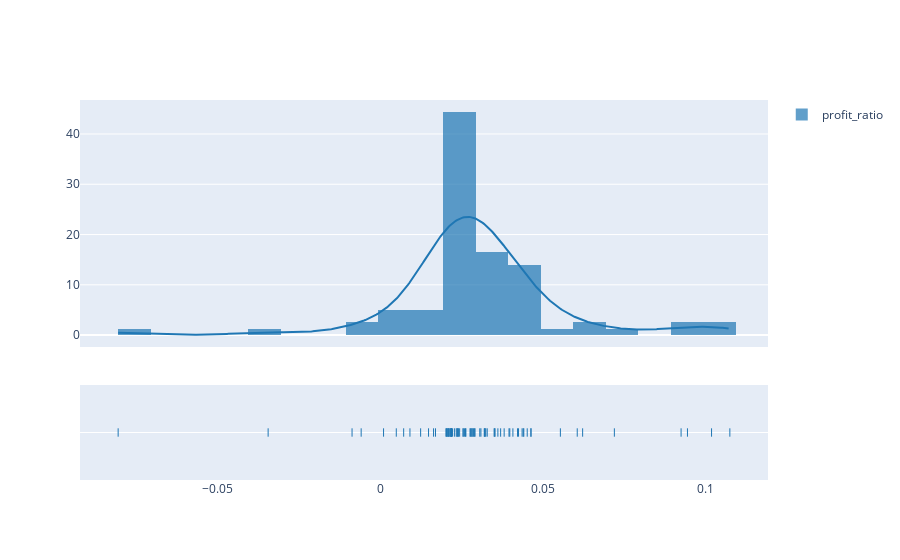

Notebook code cell kept with this figure:
### Markdown cell above
## Plot average profit per trade as distribution graph

### Code cell
import plotly.figure_factory as ff

hist_data = [trades.profit_ratio]
group_labels = ['profit_ratio']  # name of the dataset

fig = ff.create_distplot(hist_data, group_labels,bin_size=0.01)
fig.show()

### Figure 1 — Plotly figure (JSON) as saved in the notebook; plotly's stock layout.template omitted (floating-point values rounded to 4 significant figures; data arrays with more than 128 entries replaced by an {"elided": "..."} marker saying what was removed)
{"data": [{"autobinx": false, "histnorm": "probability density", "legendgroup": "profit_ratio", "marker": {"color": "rgb(31, 119, 180)"}, "name": "profit_ratio", "opacity": 0.7, "type": "histogram", "x": [-0.03456, 0.03524, 0.02896, 0.02812, 0.02617, 0.03613, 0.03955, 0.04393, 0.03221, 0.03056, 0.02397, 0.02055, 0.03697, 0.02184, 0.0239, 0.0217, 0.04627, 0.04515, 0.0622, 0.02215, 0.03194, 0.04411, 0.02755, 0.0286, 0.02367, 0.04248, 0.02331, 0.00907, 0.02106, 0.02811, 0.0398, 0.02114, 0.05536, 0.06054, 0.02082, 0.0254, 0.1019, 0.032, 0.1075, 0.07196, 0.02843, 0.0009536, 0.02773, 0.04217, 0.02629, 0.02163, 0.0309, 0.03497, 0.02584, 0.04633, 0.04075, 0.02275, 0.03514, -0.008737, 0.02436, 0.02177, 0.04358, 0.01479, 0.09446, 0.09249, -0.0807, 0.02356, 0.01634, 0.01693, 0.02177, 0.02034, 0.02547, 0.02909, 0.02014, 0.02101, 0.03806, 0.007137, 0.01236, 0.03285, -0.005934, 0.004868, 0.0217, 0.03241, 0.02047], "xaxis": "x", "xbins": {"end": 0.1075, "size": 0.01, "start": -0.0807}, "yaxis": "y"}, {"legendgroup": "profit_ratio", "marker": {"color": "rgb(31, 119, 180)"}, "mode": "lines", "name": "profit_ratio", "showlegend": false, "type": "scatter", "x": {"elided": "500 float values"}, "xaxis": "x", "y": {"elided": "500 float values"}, "yaxis": "y"}, {"legendgroup": "profit_ratio", "marker": {"color": "rgb(31, 119, 180)", "symbol": "line-ns-open"}, "mode": "markers", "name": "profit_ratio", "showlegend": false, "type": "scatter", "x": [-0.03456, 0.03524, 0.02896, 0.02812, 0.02617, 0.03613, 0.03955, 0.04393, 0.03221, 0.03056, 0.02397, 0.02055, 0.03697, 0.02184, 0.0239, 0.0217, 0.04627, 0.04515, 0.0622, 0.02215, 0.03194, 0.04411, 0.02755, 0.0286, 0.02367, 0.04248, 0.02331, 0.00907, 0.02106, 0.02811, 0.0398, 0.02114, 0.05536, 0.06054, 0.02082, 0.0254, 0.1019, 0.032, 0.1075, 0.07196, 0.02843, 0.0009536, 0.02773, 0.04217, 0.02629, 0.02163, 0.0309, 0.03497, 0.02584, 0.04633, 0.04075, 0.02275, 0.03514, -0.008737, 0.02436, 0.02177, 0.04358, 0.01479, 0.09446, 0.09249, -0.0807, 0.02356, 0.01634, 0.01693, 0.02177, 0.02034, 0.02547, 0.02909, 0.02014, 0.02101, 0.03806, 0.007137, 0.01236, 0.03285, -0.005934, 0.004868, 0.0217, 0.03241, 0.02047], "xaxis": "x", "y": ["profit_ratio", "profit_ratio", "profit_ratio", "profit_ratio", "profit_ratio", "profit_ratio", "profit_ratio", "profit_ratio", "profit_ratio", "profit_ratio", "profit_ratio", "profit_ratio", "profit_ratio", "profit_ratio", "profit_ratio", "profit_ratio", "profit_ratio", "profit_ratio", "profit_ratio", "profit_ratio", "profit_ratio", "profit_ratio", "profit_ratio", "profit_ratio", "profit_ratio", "profit_ratio", "profit_ratio", "profit_ratio", "profit_ratio", "profit_ratio", "profit_ratio", "profit_ratio", "profit_ratio", "profit_ratio", "profit_ratio", "profit_ratio", "profit_ratio", "profit_ratio", "profit_ratio", "profit_ratio", "profit_ratio", "profit_ratio", "profit_ratio", "profit_ratio", "profit_ratio", "profit_ratio", "profit_ratio", "profit_ratio", "profit_ratio", "profit_ratio", "profit_ratio", "profit_ratio", "profit_ratio", "profit_ratio", "profit_ratio", "profit_ratio", "profit_ratio", "profit_ratio", "profit_ratio", "profit_ratio", "profit_ratio", "profit_ratio", "profit_ratio", "profit_ratio", "profit_ratio", "profit_ratio", "profit_ratio", "profit_ratio", "profit_ratio", "profit_ratio", "profit_ratio", "profit_ratio", "profit_ratio", "profit_ratio", "profit_ratio", "profit_ratio", "profit_ratio", "profit_ratio", "profit_ratio"], "yaxis": "y2"}], "layout": {"barmode": "overlay", "hovermode": "closest", "legend": {"traceorder": "reversed"}, "xaxis": {"anchor": "y2", "domain": [0, 1], "zeroline": false}, "yaxis": {"anchor": "free", "domain": [0.35, 1], "position": 0}, "yaxis2": {"anchor": "x", "domain": [0, 0.25], "dtick": 1, "showticklabels": false}}}
